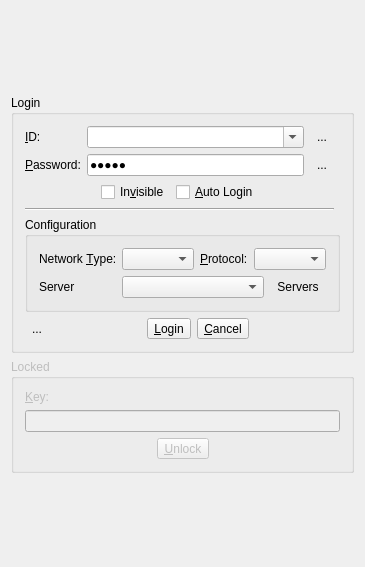
<?xml version="1.0" encoding="UTF-8"?>
<ui version="4.0">
 <class>LoginWidgetClass</class>
 <widget class="QWidget" name="LoginWidgetClass">
  <property name="geometry">
   <rect>
    <x>0</x>
    <y>0</y>
    <width>360</width>
    <height>567</height>
   </rect>
  </property>
  <property name="windowTitle">
   <string>LoginWidget</string>
  </property>
  <layout class="QGridLayout" name="gridLayout">
   <item row="0" column="0">
    <widget class="QLabel" name="topLabel">
     <property name="sizePolicy">
      <sizepolicy hsizetype="Expanding" vsizetype="Expanding">
       <horstretch>0</horstretch>
       <verstretch>0</verstretch>
      </sizepolicy>
     </property>
     <property name="text">
      <string/>
     </property>
     <property name="scaledContents">
      <bool>false</bool>
     </property>
     <property name="alignment">
      <set>Qt::AlignCenter</set>
     </property>
    </widget>
   </item>
   <item row="1" column="0">
    <widget class="QGroupBox" name="loginGroupBox">
     <property name="sizePolicy">
      <sizepolicy hsizetype="Expanding" vsizetype="Preferred">
       <horstretch>0</horstretch>
       <verstretch>0</verstretch>
      </sizepolicy>
     </property>
     <property name="title">
      <string>Login</string>
     </property>
     <layout class="QGridLayout" name="loginGridLayout">
      <item row="0" column="0">
       <widget class="QLabel" name="idLabel">
        <property name="text">
         <string>&amp;ID:</string>
        </property>
        <property name="buddy">
         <cstring>idComboBox</cstring>
        </property>
       </widget>
      </item>
      <item row="0" column="1">
       <widget class="QComboBox" name="idComboBox">
        <property name="sizePolicy">
         <sizepolicy hsizetype="Expanding" vsizetype="Fixed">
          <horstretch>0</horstretch>
          <verstretch>0</verstretch>
         </sizepolicy>
        </property>
        <property name="editable">
         <bool>true</bool>
        </property>
        <property name="currentIndex">
         <number>-1</number>
        </property>
       </widget>
      </item>
      <item row="0" column="2" colspan="2">
       <widget class="QToolButton" name="toolButtonApplyForRegistration">
        <property name="toolTip">
         <string>Apply For Registration</string>
        </property>
        <property name="whatsThis">
         <string>Apply For Registration</string>
        </property>
        <property name="text">
         <string>...</string>
        </property>
        <property name="icon">
         <iconset resource="../resources.qrc">
          <normaloff>:/resources/images/contacts.png</normaloff>:/resources/images/contacts.png</iconset>
        </property>
        <property name="autoRaise">
         <bool>true</bool>
        </property>
       </widget>
      </item>
      <item row="1" column="0">
       <widget class="QLabel" name="passwordLabel">
        <property name="text">
         <string>&amp;Password:</string>
        </property>
        <property name="buddy">
         <cstring>passwordLineEdit</cstring>
        </property>
       </widget>
      </item>
      <item row="1" column="1">
       <widget class="QLineEdit" name="passwordLineEdit">
        <property name="text">
         <string>hehui</string>
        </property>
        <property name="frame">
         <bool>true</bool>
        </property>
        <property name="echoMode">
         <enum>QLineEdit::Password</enum>
        </property>
       </widget>
      </item>
      <item row="5" column="0" colspan="4">
       <layout class="QHBoxLayout" name="horizontalLayout_2">
        <item>
         <widget class="QToolButton" name="toolButtonConfig">
          <property name="text">
           <string>...</string>
          </property>
          <property name="icon">
           <iconset resource="../../../managementsystem/clientservice/resources.qrc">
            <normaloff>:/resources/images/configure.png</normaloff>:/resources/images/configure.png</iconset>
          </property>
          <property name="checkable">
           <bool>true</bool>
          </property>
          <property name="autoRaise">
           <bool>true</bool>
          </property>
         </widget>
        </item>
        <item>
         <spacer name="horizontalSpacer_4">
          <property name="orientation">
           <enum>Qt::Horizontal</enum>
          </property>
          <property name="sizeHint" stdset="0">
           <size>
            <width>40</width>
            <height>20</height>
           </size>
          </property>
         </spacer>
        </item>
        <item>
         <widget class="QToolButton" name="loginToolButton">
          <property name="sizePolicy">
           <sizepolicy hsizetype="Minimum" vsizetype="Fixed">
            <horstretch>0</horstretch>
            <verstretch>0</verstretch>
           </sizepolicy>
          </property>
          <property name="text">
           <string>&amp;Login</string>
          </property>
          <property name="shortcut">
           <string>Ctrl+Return</string>
          </property>
          <property name="toolButtonStyle">
           <enum>Qt::ToolButtonTextBesideIcon</enum>
          </property>
         </widget>
        </item>
        <item>
         <widget class="QToolButton" name="cancelToolButton">
          <property name="text">
           <string>&amp;Cancel</string>
          </property>
         </widget>
        </item>
        <item>
         <spacer name="horizontalSpacer_5">
          <property name="orientation">
           <enum>Qt::Horizontal</enum>
          </property>
          <property name="sizeHint" stdset="0">
           <size>
            <width>40</width>
            <height>20</height>
           </size>
          </property>
         </spacer>
        </item>
       </layout>
      </item>
      <item row="1" column="2">
       <widget class="QToolButton" name="toolButtoRetrievePassword">
        <property name="toolTip">
         <string>Retrieve Password</string>
        </property>
        <property name="whatsThis">
         <string>Retrieve Password</string>
        </property>
        <property name="text">
         <string>...</string>
        </property>
        <property name="icon">
         <iconset resource="../resources.qrc">
          <normaloff>:/resources/images/password.png</normaloff>:/resources/images/password.png</iconset>
        </property>
        <property name="autoRaise">
         <bool>true</bool>
        </property>
       </widget>
      </item>
      <item row="2" column="0" colspan="3">
       <layout class="QHBoxLayout" name="horizontalLayout_3">
        <item>
         <spacer name="horizontalSpacer_6">
          <property name="orientation">
           <enum>Qt::Horizontal</enum>
          </property>
          <property name="sizeHint" stdset="0">
           <size>
            <width>40</width>
            <height>20</height>
           </size>
          </property>
         </spacer>
        </item>
        <item>
         <widget class="QCheckBox" name="invisibleCheckBox">
          <property name="text">
           <string>In&amp;visible</string>
          </property>
         </widget>
        </item>
        <item>
         <widget class="QCheckBox" name="autoLoginCheckBox">
          <property name="text">
           <string>&amp;Auto Login</string>
          </property>
         </widget>
        </item>
        <item>
         <spacer name="horizontalSpacer_7">
          <property name="orientation">
           <enum>Qt::Horizontal</enum>
          </property>
          <property name="sizeHint" stdset="0">
           <size>
            <width>40</width>
            <height>20</height>
           </size>
          </property>
         </spacer>
        </item>
       </layout>
      </item>
      <item row="3" column="0" colspan="3">
       <widget class="Line" name="line">
        <property name="orientation">
         <enum>Qt::Horizontal</enum>
        </property>
       </widget>
      </item>
      <item row="4" column="0" colspan="4">
       <widget class="QGroupBox" name="groupBoxConfiguration">
        <property name="title">
         <string>Configuration</string>
        </property>
        <layout class="QGridLayout" name="gridLayout_2">
         <item row="0" column="0">
          <widget class="QLabel" name="labelNetworkType">
           <property name="text">
            <string>Network &amp;Type:</string>
           </property>
           <property name="buddy">
            <cstring>comboBoxNetworkType</cstring>
           </property>
          </widget>
         </item>
         <item row="0" column="1">
          <widget class="QComboBox" name="comboBoxNetworkType">
           <property name="sizePolicy">
            <sizepolicy hsizetype="Expanding" vsizetype="Fixed">
             <horstretch>0</horstretch>
             <verstretch>0</verstretch>
            </sizepolicy>
           </property>
           <property name="currentIndex">
            <number>-1</number>
           </property>
          </widget>
         </item>
         <item row="0" column="2">
          <widget class="QLabel" name="labelProtocol">
           <property name="text">
            <string>&amp;Protocol:</string>
           </property>
           <property name="buddy">
            <cstring>comboBoxProtocol</cstring>
           </property>
          </widget>
         </item>
         <item row="0" column="3">
          <widget class="QComboBox" name="comboBoxProtocol"/>
         </item>
         <item row="1" column="0">
          <widget class="QLabel" name="labelServerIP">
           <property name="text">
            <string>Server</string>
           </property>
           <property name="buddy">
            <cstring>comboBoxServerIP</cstring>
           </property>
          </widget>
         </item>
         <item row="1" column="1" colspan="3">
          <layout class="QHBoxLayout" name="horizontalLayout_4">
           <item>
            <widget class="QComboBox" name="comboBoxServerIP">
             <property name="sizePolicy">
              <sizepolicy hsizetype="Expanding" vsizetype="Fixed">
               <horstretch>0</horstretch>
               <verstretch>0</verstretch>
              </sizepolicy>
             </property>
            </widget>
           </item>
           <item>
            <widget class="QToolButton" name="toolButtonServersManager">
             <property name="text">
              <string>Servers</string>
             </property>
             <property name="icon">
              <iconset resource="../resources.qrc">
               <normaloff>:/resources/images/tools.png</normaloff>:/resources/images/tools.png</iconset>
             </property>
             <property name="autoRaise">
              <bool>true</bool>
             </property>
            </widget>
           </item>
          </layout>
         </item>
        </layout>
       </widget>
      </item>
     </layout>
    </widget>
   </item>
   <item row="3" column="0">
    <widget class="QGroupBox" name="unlockGroupBox">
     <property name="enabled">
      <bool>false</bool>
     </property>
     <property name="sizePolicy">
      <sizepolicy hsizetype="Expanding" vsizetype="Preferred">
       <horstretch>0</horstretch>
       <verstretch>0</verstretch>
      </sizepolicy>
     </property>
     <property name="title">
      <string>Locked</string>
     </property>
     <layout class="QGridLayout" name="unlockGridLayout">
      <item row="1" column="0">
       <widget class="QLineEdit" name="keyLineEdit">
        <property name="echoMode">
         <enum>QLineEdit::Password</enum>
        </property>
       </widget>
      </item>
      <item row="2" column="0">
       <layout class="QHBoxLayout" name="horizontalLayout">
        <item>
         <spacer name="horizontalSpacer_2">
          <property name="orientation">
           <enum>Qt::Horizontal</enum>
          </property>
          <property name="sizeHint" stdset="0">
           <size>
            <width>40</width>
            <height>20</height>
           </size>
          </property>
         </spacer>
        </item>
        <item>
         <widget class="QToolButton" name="unlockToolButton">
          <property name="sizePolicy">
           <sizepolicy hsizetype="Minimum" vsizetype="Fixed">
            <horstretch>0</horstretch>
            <verstretch>0</verstretch>
           </sizepolicy>
          </property>
          <property name="text">
           <string>&amp;Unlock</string>
          </property>
          <property name="toolButtonStyle">
           <enum>Qt::ToolButtonTextBesideIcon</enum>
          </property>
         </widget>
        </item>
        <item>
         <spacer name="horizontalSpacer_3">
          <property name="orientation">
           <enum>Qt::Horizontal</enum>
          </property>
          <property name="sizeHint" stdset="0">
           <size>
            <width>40</width>
            <height>20</height>
           </size>
          </property>
         </spacer>
        </item>
       </layout>
      </item>
      <item row="0" column="0">
       <widget class="QLabel" name="keyLabel">
        <property name="text">
         <string>&amp;Key:</string>
        </property>
        <property name="buddy">
         <cstring>keyLineEdit</cstring>
        </property>
       </widget>
      </item>
     </layout>
    </widget>
   </item>
   <item row="4" column="0">
    <widget class="QLabel" name="bottomLabel">
     <property name="sizePolicy">
      <sizepolicy hsizetype="Expanding" vsizetype="Expanding">
       <horstretch>0</horstretch>
       <verstretch>0</verstretch>
      </sizepolicy>
     </property>
     <property name="text">
      <string/>
     </property>
    </widget>
   </item>
  </layout>
 </widget>
 <layoutdefault spacing="6" margin="11"/>
 <tabstops>
  <tabstop>idComboBox</tabstop>
  <tabstop>toolButtonApplyForRegistration</tabstop>
  <tabstop>passwordLineEdit</tabstop>
  <tabstop>toolButtoRetrievePassword</tabstop>
  <tabstop>invisibleCheckBox</tabstop>
  <tabstop>autoLoginCheckBox</tabstop>
  <tabstop>loginToolButton</tabstop>
  <tabstop>cancelToolButton</tabstop>
  <tabstop>comboBoxNetworkType</tabstop>
  <tabstop>comboBoxProtocol</tabstop>
  <tabstop>comboBoxServerIP</tabstop>
  <tabstop>keyLineEdit</tabstop>
  <tabstop>unlockToolButton</tabstop>
 </tabstops>
 <resources>
  <include location="../../../managementsystem/clientservice/resources.qrc"/>
  <include location="../resources.qrc"/>
 </resources>
 <connections/>
</ui>
